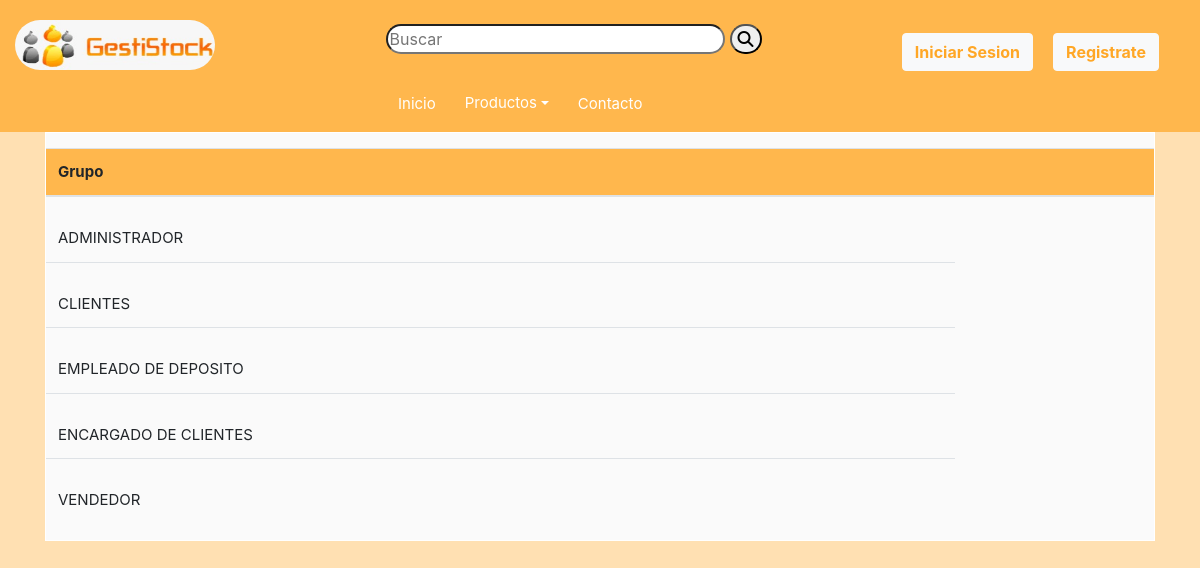
Page /listarGrupos.php on the earlier database version.
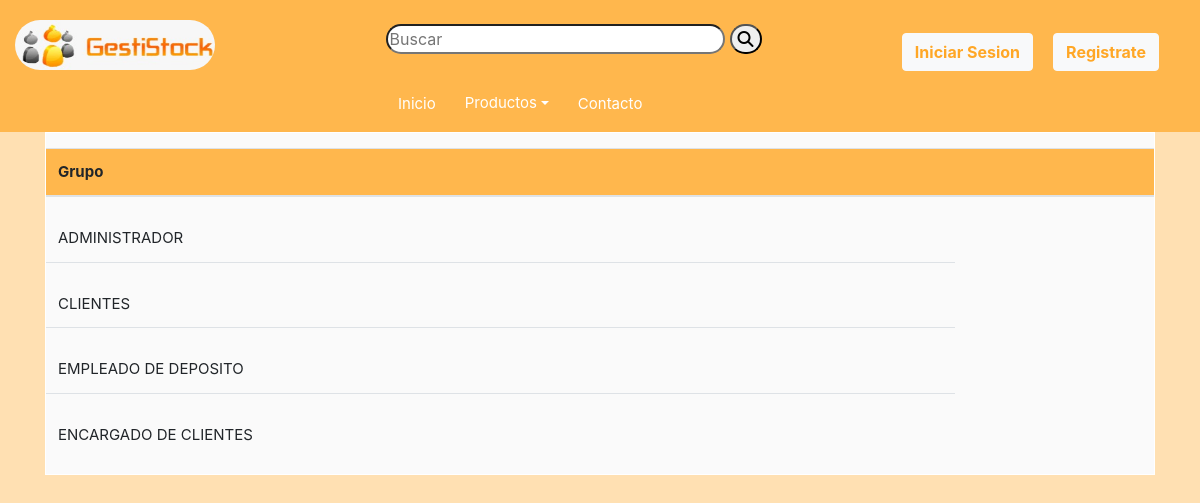
Same page on the later database version.
### tables this page shows
CREATE TABLE `grupos` (
  `idGrupo` int(11) NOT NULL,
  `nombreGrupo` varchar(45) NOT NULL
);

### listarGrupos.php (the view, shortened to what this page needs)
<?php
require("header.php");
require("conexion.php");
$grupos=mysqli_query($conexion,"SELECT * FROM grupos ORDER BY nombreGrupo ASC");
?>
<div class="container">
    <div class="row">
        <div class="col-md-12">
            <div id="result" style="border: 1px solid white;overflow-y: scroll;background:#fafafa;padding-top:15px">
                <table class="table striped" style="background:#fafafa;height:300px">
                    <thead>
                        <tr>
                            <th>Grupo</th>
                            <th></th>
                            <th></th>
                        </tr>
                    </thead>
                    <tbody>
                        <?php while($r=mysqli_fetch_array($grupos)){ ?>
                                <tr>
                                    <td style="padding-top:30px"><?php echo $r['nombreGrupo'];?></td>
                                </tr>
                                <div data-backdrop="static"  class="modal fade" id="info<?php echo $r['idGrupo'];?>">
                                <div class="col-md-12 modal-dialog" >
    <?php
    }
    ?>
                    </tbody>
                </table>
        </div>
    </div>
</div>

Differences in the rows shown:
removed grupos: nombreGrupo "VENDEDOR"
